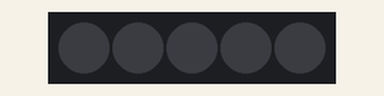
Simulated run of this sketch. Board: ATtiny85, built with avr-gcc and run on an emulated ATtiny85. Shown: 5 RGB LEDs in strip order, left to right. Dim RGB values are drawn brighter than linear.

Above: at 0.6 s.
At 1.81 s:
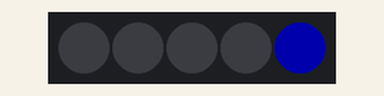
Timing chart, 0 to 40.0 s (numbered marks = the images above):
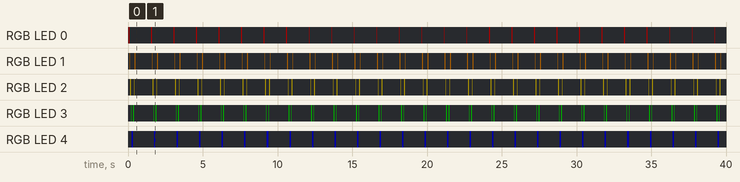

Measured:
- by itself, RGB LED 0: alternates RGB(50, 0, 0) for 0.05 s and off for 1.5 s
- by itself, RGB LED 1: repeats every 1.5 s: off 0.30 s, RGB(48, 26, 0) 0.05 s, off 1.1 s, RGB(48, 26, 0) 0.05 s
- by itself, RGB LED 2: repeats every 1.5 s: off 0.20 s, RGB(48, 41, 0) 0.05 s, off 1.2 s, RGB(48, 41, 0) 0.05 s
- by itself, RGB LED 3: repeats every 1.5 s: off 0.10 s, RGB(0, 50, 0) 0.05 s, off 1.3 s, RGB(0, 50, 0) 0.05 s
- by itself, RGB LED 4: alternates RGB(0, 0, 50) for 0.10 s and off for 1.4 s
- what the display in image 0 shows lasts 1.1 s, from 0.5 s to 1.6 s

The sketch:

kad19_function2.ino
```cpp
#include <Adafruit_NeoPixel.h>
#ifdef __AVR__
#include <avr/power.h> // Required for 16 MHz Adafruit Trinket
#endif

// Which pin on the Arduino is connected to the NeoPixels?
// On a Trinket or Gemma we suggest changing this to 1:
#define LED_PIN 5
// #define LED_PIN2 25

// How many NeoPixels are attached to the Arduino?
#define LED_COUNT 5
// #define LED_COUNT2 5

// Declare our NeoPixel strip object:
Adafruit_NeoPixel strip(LED_COUNT, LED_PIN, NEO_GRB + NEO_KHZ800);
// Adafruit_NeoPixel strip2(LED_COUNT2, LED_PIN2, NEO_GRB + NEO_KHZ800);
// Argument 1 = Number of pixels in NeoPixel strip
// Argument 2 = Arduino pin number (most are valid)
// Argument 3 = Pixel type flags, add together as needed:
//   NEO_KHZ800  800 KHz bitstream (most NeoPixel products w/WS2812 LEDs)
//   NEO_KHZ400  400 KHz (classic 'v1' (not v2) FLORA pixels, WS2811 drivers)
//   NEO_GRB     Pixels are wired for GRB bitstream (most NeoPixel products)
//   NEO_RGB     Pixels are wired for RGB bitstream (v1 FLORA pixels, not v2)
//   NEO_RGBW    Pixels are wired for RGBW bitstream (NeoPixel RGBW products)
int c[5][3] = { {255, 0, 0}, {242, 133, 0}, {244, 208, 0}, {0, 255, 0}, {0, 0, 255} };

// setup() function -- runs once at startup --------------------------------
void setup()
{
  // These lines are specifically to support the Adafruit Trinket 5V 16 MHz.
  // Any other board, you can remove this part (but no harm leaving it):
#if defined(__AVR_ATtiny85__) && (F_CPU == 16000000)
  clock_prescale_set(clock_div_1);
#endif
  // END of Trinket-specific code.

  strip.begin();
  // strip2.begin(); // INITIALIZE NeoPixel strip object (REQUIRED)
  strip.show();   // Turn OFF all pixels ASAP
  // strip2.show();
  strip.setBrightness(50); // Set BRIGHTNESS to about 1/5 (max = 255)
  // strip2.setBrightness(50);
}

void loop()
{
  // // colorWipe(strip.Color(255, 0, 0), 50); // Red
  // colorRun(strip.Color(255, 0, 0), 50);
  // // colorRun(strip2.Color(255, 0, 0), 50);
  // delay(1000);
  // colorRun(strip.Color(0, 255, 0), 50);
  // // colorRun(strip2.Color(0, 255, 0), 50);
  // delay(1000);
    for (int j = 0; j < 5; j++)
    {
      strip.setPixelColor(j, strip.Color(c[j][0], c[j][1], c[j][2])); //  Set pixel's color (in RAM)
      delay(50);
      strip.show();
      strip.clear();
    }
    for (int k = 4; k >= 0; k--)
    {
      strip.setPixelColor(k, strip.Color(c[k][0], c[k][1], c[k][2])); //  Set pixel's color (in RAM)
      delay(50);
      strip.show();
      strip.clear();
    }
    strip.clear();
    strip.show();
    delay(1000);
  }
/**
 * colorRun
 */
// void colorRun(uint32_t color, int wait)
// {
//   // ここに color 色の LED が 0 番目から wait ミリ秒おきに点滅する処理を入れる
//   for (int i = 0; i < 5; i++)
//   {
//     strip.setPixelColor(i, color);  //  Set pixel's color (in RAM)
//     strip2.setPixelColor(i, color); //  Set pixel's color (in RAM)
//     strip.show();
//     strip2.show();
//     delay(wait);
//     strip.clear();
//     strip2.clear();
//     strip.show();
//     strip2.show();
//   }
// }
```
